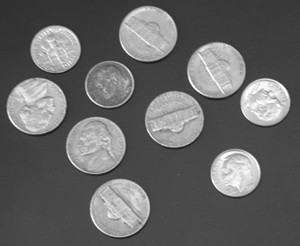
#> input picture FT/coing.pgm, 300 x 246 px
$ python ImageFix2.py   (older library calls are emulated)
#> lines starting #> are read from the running program, lines starting #| are printed output that depends on the picture
from scipy import misc
import matplotlib.pyplot as plt
import numpy as np

def getCrossCorrelation(im, i):
	l1 = np.fft.fft(im[i])
	l2 = np.fft.fft(np.roll(im, 1, axis=0)[i])

	corr = np.fft.ifft(np.multiply(l1, np.conjugate(l2)))
	return corr.real

fn = str(input("File : "))
#> the answer given: coing.pgm
im = misc.imread(fn)
#> im is the input picture: shape (246, 300); min 18, max 255, mean 103
im_s = misc.imread(fn)

cols = len(im)
#> cols = 246
rows = len(im[0])
#> rows = 300

im = np.delete(im, np.arange(rows)[:10], 1)
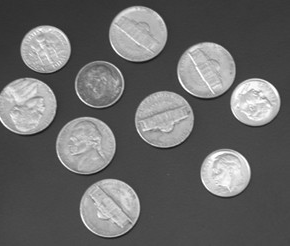
#> im: shape (246, 290); min 18, max 255, mean 104.3

#> (the run stopped early here; a loop or call above may not have finished)

$ run again, on FT/desync2.pgm
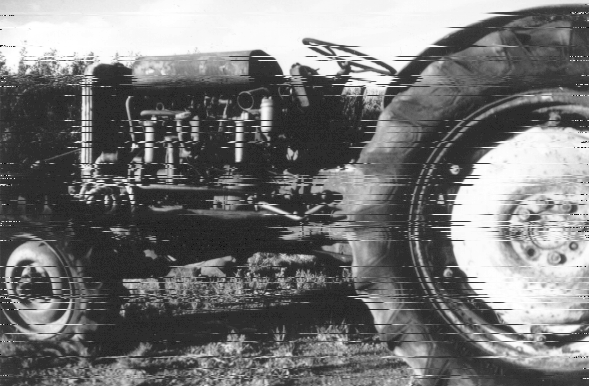
#> input picture FT/desync2.pgm, 589 x 386 px
#> im is the input picture: shape (386, 589); min 0, max 255, mean 118.5
#> cols = 386
#> rows = 589
#> `im = np.delete(im, np.arange(rows)[:10], 1)`:
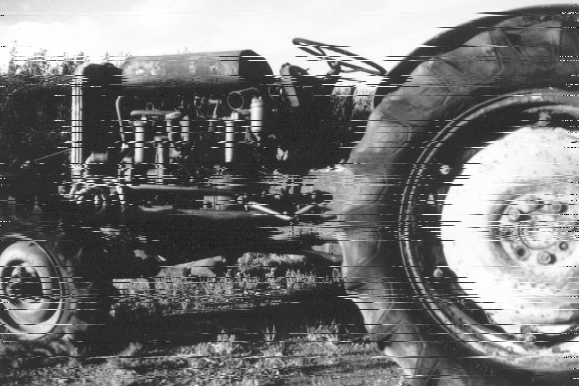
#> im: shape (386, 579); min 0, max 255, mean 118.8

$ run again, on FT/desync4.pgm
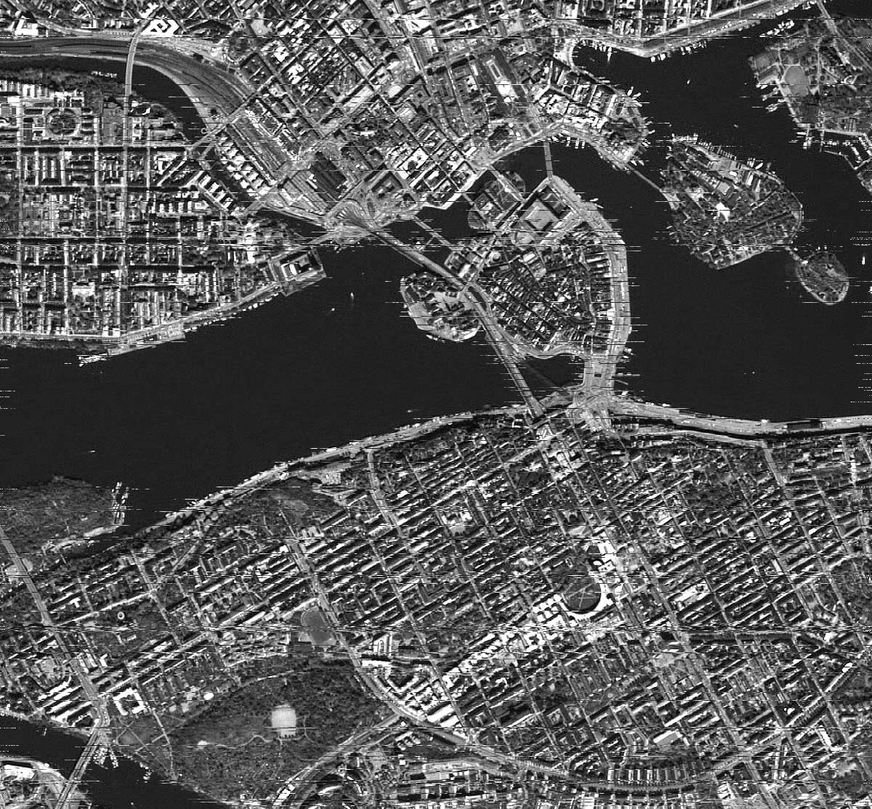
#> input picture FT/desync4.pgm, 872 x 809 px, shrunk from 1200 x 1114 before the run
#> im is the input picture: shape (809, 872); min 0, max 255, mean 88
#> cols = 809
#> rows = 872
#> `im = np.delete(im, np.arange(rows)[:10], 1)`:
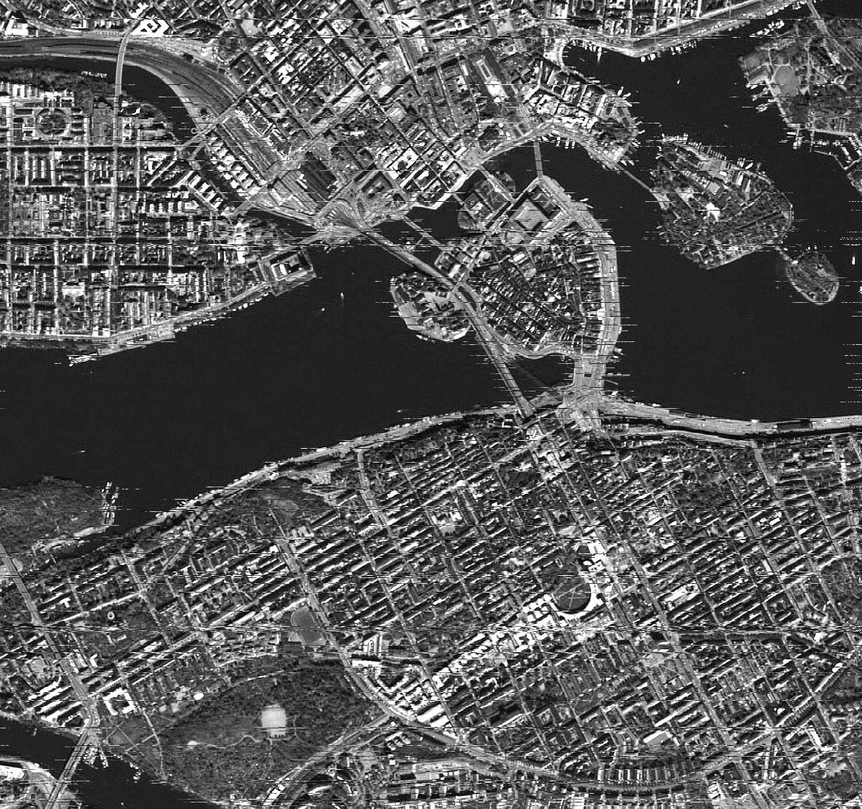
#> im: shape (809, 862); min 0, max 255, mean 88.1
